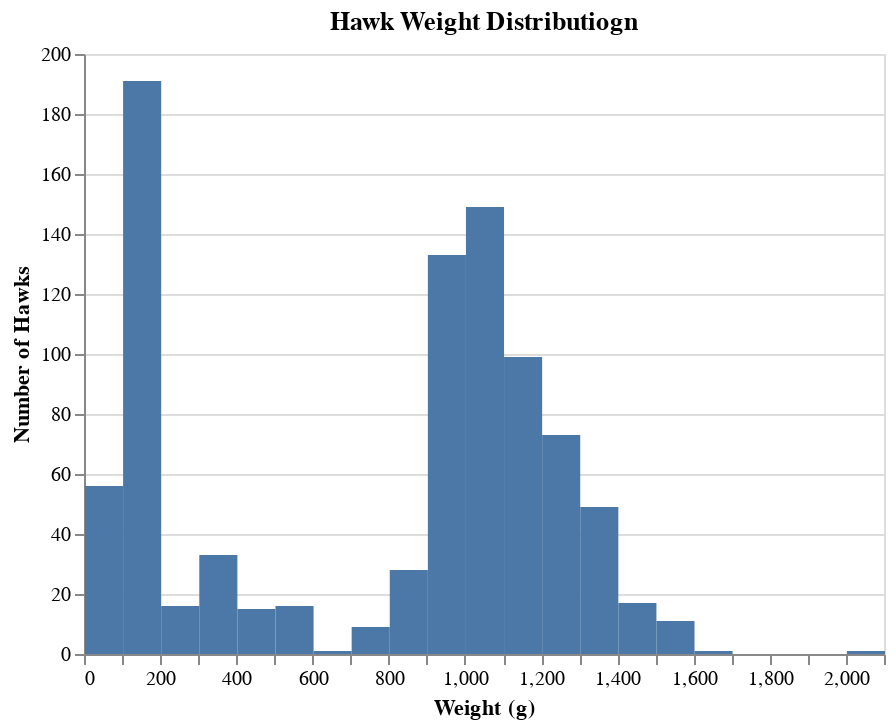

Notebook cell for this chart:
### Markdown cell above
<div style="border-left: 5px solid #007BFF; padding: 15px; background-color: #F0F8FF; border-radius: 8px;">

<h2>Hawk Weight Histogram</h2>

<p><strong>Exploratory Question:</strong>  
<em>What is the distribution of hawk weights in the dataset?</em></p>

<p><strong>VIZ TASK:</strong> Create a histogram showing the distribution of hawk weights.</p>

<h3>Chart Specification:</h3>
<ul>
<li>Use <code>mark_bar</code> with <code>binSpacing=0</code> to ensure no gaps between bins.</li>
<li>Encode <code>weight</code> on the <strong>x channel</strong> as <code>quantitative</code> with a binning specification (<code>maxbins=25</code>).</li>
<li>Encode <code>count()</code> on the <strong>y channel</strong> as <code>quantitative</code>, titled <em>Number of Hawks</em>.</li>
<li>Set the chart <strong>width</strong> to 400 pixels and <strong>height</strong> to 300 pixels.</li>
<li>Give the chart the title <em>Hawk Weight Distribution</em>.</li>
</ul>

</div>

### Code cell
# Basic distribution exploration using histogram
hawk_histogram = alt.Chart(hawks_clean).mark_bar(binSpacing = 0).encode(x = alt.X('weight:Q', bin = alt.Bin(maxbins = 25), title = "Weight (g)"),
y = alt.Y('count():Q', title = "Number of Hawks")).properties(width = 400, height = 300, title = 'Hawk Weight Distributiogn')


# Show the chart
hawk_histogram

### Figure 1 — Vega-Lite specification as saved in the notebook (floating-point values rounded to 4 significant figures; data arrays with more than 128 entries replaced by an {"elided": "..."} marker saying what was removed)
{"config": {"view": {"continuousWidth": 300, "continuousHeight": 300}}, "data": {"name": "data-45f806038489f96c9b0cdefa804361cc"}, "mark": {"type": "bar", "binSpacing": 0}, "encoding": {"x": {"bin": {"maxbins": 25}, "field": "weight", "title": "Weight (g)", "type": "quantitative"}, "y": {"aggregate": "count", "title": "Number of Hawks", "type": "quantitative"}}, "height": 300, "title": "Hawk Weight Distributiogn", "width": 400, "$schema": "https://vega.github.io/schema/vega-lite/v5.20.1.json", "datasets": {"data-45f806038489f96c9b0cdefa804361cc": {"elided": "908 records"}}}
